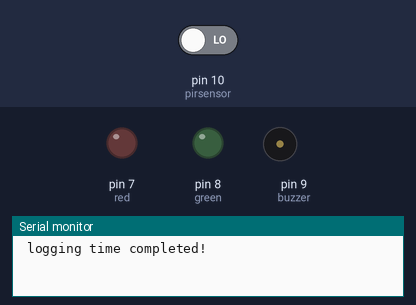
Bench run of a sketch on a simulated Arduino Uno, built with avr-gcc and run on an emulated ATmega328P. Shown: output pins drawn as LEDs (lit = HIGH), buzzer (waves = sounding, pin HIGH), the last lines printed to the serial monitor. Inputs (shaded band) come from the test bench; at power-on: pin 10 (pirsensor) LOW.

Above: at 0.01 s.
At 1.3 s:
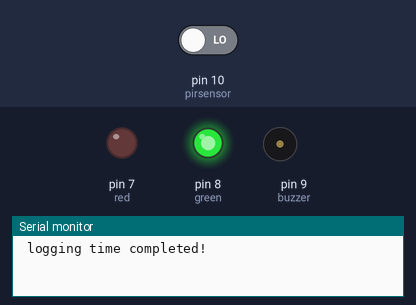
1.4 s: pin 10 (pirsensor) driven HIGH
At 2.7 s:
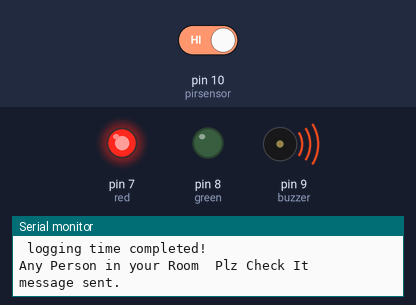
Timing chart, 0 to 4.4 s (numbered marks = the images above; inputs shaded):
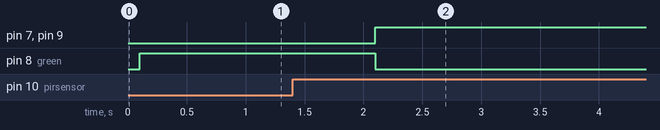

The sketch:

homesecuritysystem.ino
```cpp
#include <SoftwareSerial.h>
SoftwareSerial SIM900(2, 3);
String textForSMS;

int pirsensor = 10;
int buzzer = 9;
int red = 7;
int green = 8;

void setup() {
  randomSeed(analogRead(0));
  Serial.begin(9600);
  SIM900.begin(9600); // original 19200. while enter 9600 for sim900A
  Serial.println(" logging time completed!");
  pinMode(pirsensor, INPUT);
  pinMode(buzzer, OUTPUT);
  pinMode(red, OUTPUT);
  pinMode(green, OUTPUT);
  digitalWrite(buzzer, LOW);
  digitalWrite(red, LOW);
  digitalWrite(green, LOW);

  delay(100);

}

void loop() {


  if ( digitalRead(pirsensor) == HIGH) //
  {
    textForSMS =  "\Any Person in your Room  Plz Check It ";

    digitalWrite(buzzer, HIGH);
    digitalWrite(red, HIGH);
    digitalWrite(green, LOW);
    Serial.println(textForSMS);
    Serial.println("message sent.");
    delay(8000);
  }
  if ( digitalRead(pirsensor) == LOW) //
  {
    digitalWrite(buzzer, LOW);
    digitalWrite(red, LOW);
    digitalWrite(green, HIGH);
    delay(1000);
  }

}
```

main.c
```cpp
#include <SoftwareSerial.h>
SoftwareSerial SIM900(2, 3);
String textForSMS;

int pirsensor = 10;
int buzzer = 9;
int red = 7;
int green = 8;

void setup() {
  randomSeed(analogRead(0));
  Serial.begin(9600);
  SIM900.begin(9600); // original 19200. while enter 9600 for sim900A
  Serial.println(" logging time completed!");
  pinMode(pirsensor, INPUT);
  pinMode(buzzer, OUTPUT);
  pinMode(red, OUTPUT);
  pinMode(green, OUTPUT);
  digitalWrite(buzzer, LOW);
  digitalWrite(red, LOW);
  digitalWrite(green, LOW);

  delay(100);

}

void loop() {


  if ( digitalRead(pirsensor) == HIGH) //
  {
    textForSMS =  "\Any Person in your Room  Plz Check It ";

    digitalWrite(buzzer, HIGH);
    digitalWrite(red, HIGH);
    digitalWrite(green, LOW);
    Serial.println(textForSMS);
    Serial.println("message sent.");
    delay(8000);
  }
  if ( digitalRead(pirsensor) == LOW) //
  {
    digitalWrite(buzzer, LOW);
    digitalWrite(red, LOW);
    digitalWrite(green, HIGH);
    delay(1000);
  }

}
```

Measured:
- after the input at 1.4 s, pin 7 (red), pin 9 (buzzer): LOW → HIGH after 0.70 s; pin 8 (green): HIGH → LOW after 0.70 s
